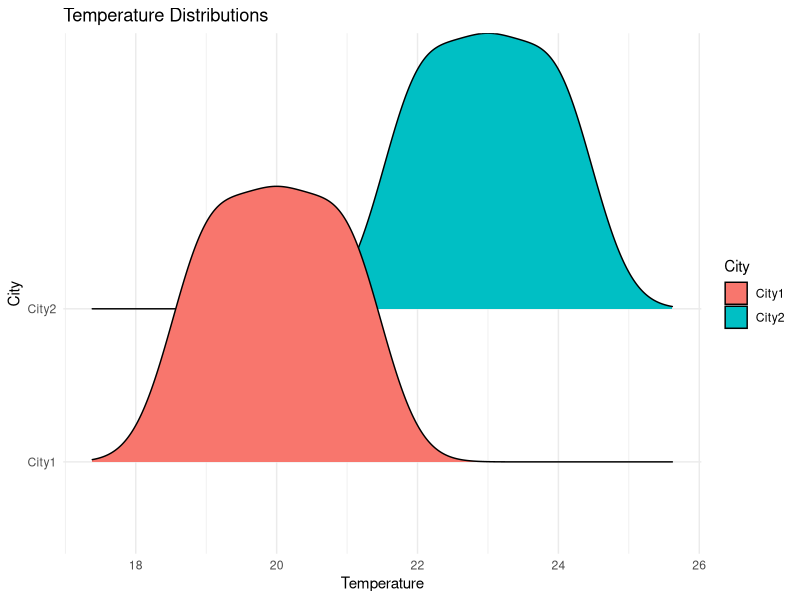

Reproduce this figure in R.
# Load necessary library
library(ggridges)
library(ggplot2)
# Create a data frame
temperature_data <- data.frame(
  City = c("City1", "City1", "City1", "City2", "City2", "City2"),
  Temperature = c(20, 21, 19, 22, 23, 24)
)
# Plot ridgeline plot
ggplot(temperature_data, aes(x = Temperature, y = City, fill = City)) +
  geom_density_ridges() +
  labs(title = "Temperature Distributions",
       x = "Temperature",
       y = "City") +
  theme_minimal()
